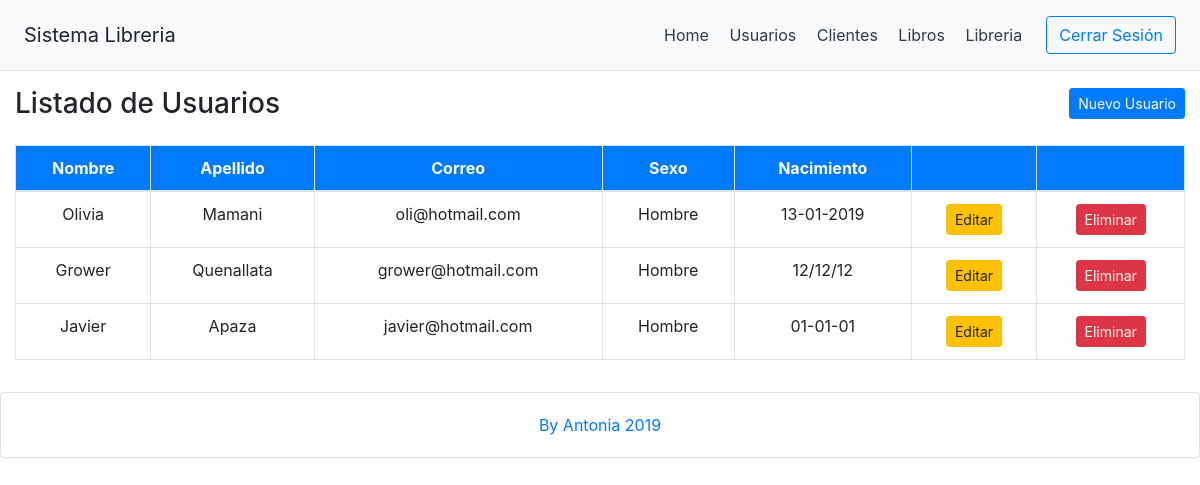
/?alumno, run on the app's committed database.
### tables this page shows
CREATE TABLE `alumnos` (
  `id` int(11) NOT NULL AUTO_INCREMENT,
  `Nombre` varchar(50) DEFAULT NULL,
  `Apellido` varchar(50) DEFAULT NULL,
  `Sexo` tinyint(4) DEFAULT NULL,
  `FechaNacimiento` varchar(20) DEFAULT NULL,
  `Correo` varchar(255) DEFAULT NULL,
  `FechaRegistro` timestamp NOT NULL DEFAULT current_timestamp() ON UPDATE current_timestamp(),
  PRIMARY KEY (`id`)
);

### controllers/alumno.controller.php (called while the page is built, shortened)
<?php
require_once 'models/alumno.php';
class AlumnoController{
    public function __CONSTRUCT(){
        $this->model = new Alumno();
    }
    public function Index(){
        require_once 'views/header.php';
        require_once 'views/alumno/alumno.php';
        require_once 'views/footer.php';
    }
}

### models/database.php (called while the page is built)
<?php
class Database{
    public static function StartUp()
    {
        $pdo = new  PDO('mysql:host=localhost;dbname=mvc_pdo_crud;charset=utf8','root','');
        $pdo->setAttribute(PDO::ATTR_ERRMODE, PDO::ERRMODE_EXCEPTION);
        return $pdo;
    }
}

### models/alumno.php (called while the page is built, shortened)
<?php
class Alumno
{
    private $pdo;
public function __CONSTRUCT()
{
    try
    {
        $this->pdo = Database::StartUP();
    }
    catch(Exception $e)
     {
        die($e->getMessage());
    }
}
public function Listar()
{
    try
    {
        $stm = $this->pdo->prepare("SELECT * FROM alumnos");
        $stm->execute();
        return $stm->fetchAll(PDO::FETCH_OBJ);
    }
    catch(Exception $e)
     {
        die($e->getMessage());
    }
}
}

### views/alumno/alumno.php (the view)
<div class="container-fluid">
   <div class="d-sm-flex align-items-center justify-content-between mb-4">
      <h1 class="h3 mb-0 text-gray-800">Listado de Usuarios</h1>
      <a href="?c=Alumno&a=Crud" class="d-none d-sm-inline-block btn btn-sm btn-primary shadow-sm"><i class="fas fa-download fa-sm text-white-50"></i>Nuevo Usuario</a>
   </div>
   <table class="table table-bordered table-hover">
      <thead class="bg-primary" style="color:white; text-align:center">
      <tr>
         <th class="align-items-center" scope="col">Nombre</th>
         <th scope="col">Apellido</th>
         <th scope="col">Correo</th>
         <th scope="col">Sexo</th>
         <th scope="col">Nacimiento</th>
         <th></th>
         <th></th>
      </tr>
   </thead>
   <tbody style="text-align:center">
   <?php foreach($this->model->Listar() as $r):?>
   <tr>
   <td><?php echo $r->Nombre; ?></td>
   <td><?php echo $r->Apellido; ?></td>
   <td><?php echo $r->Correo; ?></td>
   <td><?php echo $r->Sexo == 1 ? 'Hombre' : 'Mujer';?></td>
   <td><?php echo $r->FechaNacimiento;?></td>
   <td>
      <a class="btn btn-warning btn-sm" role="button" href="?c=Alumno&a=Crud&id=<?php echo $r->id; ?>">Editar</a>
      </td>
      <td>
      <a class="btn btn-danger btn-sm" role="button" onclick="javascript:return confirm('¿Segundo de eliminar este registro?');"
      href="?c=Alumno&a=Eliminar&id=<?php echo $r->id; ?>">Eliminar</a>
      </td>
      </tr>
   <?php endforeach; ?>
   </tbody>
   </table>
</div>

### data on the page
alumnos: Nombre "Olivia", Apellido "Mamani", Correo "oli@hotmail.com", Sexo "Hombre", FechaNacimiento "13-01-2019"
alumnos: Nombre "Grower", Apellido "Quenallata", Correo "grower@hotmail.com", Sexo "Hombre", FechaNacimiento "12/12/12"
alumnos: Nombre "Javier", Apellido "Apaza", Correo "javier@hotmail.com", Sexo "Hombre", FechaNacimiento "01-01-01"
